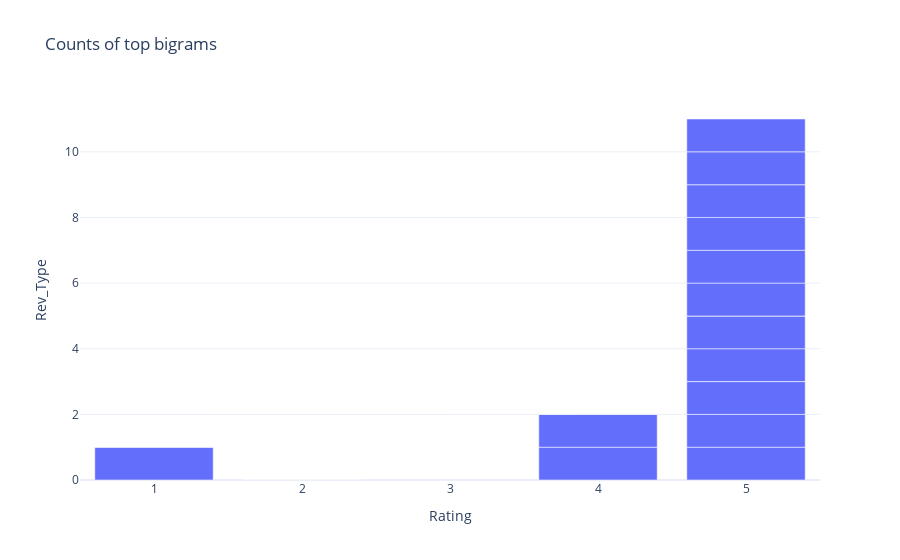

Notebook cell for this chart:
### Code cell
fig = px.bar(data[:20], x='Rating', y='Rev_Type', title='Counts of top bigrams', template='plotly_white', labels={'ngram': 'Bigram', 'count': 'Count'})
fig.show()

### Figure 1 — Plotly figure (JSON) as saved in the notebook; plotly's stock layout.template omitted (floating-point values rounded to 4 significant figures)
{"data": [{"alignmentgroup": "True", "hovertemplate": "Rating=%{x}<br>Rev_Type=%{y}<extra></extra>", "legendgroup": "", "marker": {"color": "#636efa", "pattern": {"shape": ""}}, "name": "", "offsetgroup": "", "orientation": "v", "showlegend": false, "textposition": "auto", "type": "bar", "x": [5, 4, 5, 1, 2, 5, 4, 5, 1, 5, 5, 5, 5, 5, 5, 4, 5, 5, 5, 5], "xaxis": "x", "y": [1, 1, 1, 1, 0, 1, 1, 0, 0, 1, 1, 0, 1, 1, 1, 0, 1, 0, 1, 1], "yaxis": "y"}], "layout": {"barmode": "relative", "legend": {"tracegroupgap": 0}, "title": {"text": "Counts of top bigrams"}, "xaxis": {"anchor": "y", "domain": [0, 1], "title": {"text": "Rating"}}, "yaxis": {"anchor": "x", "domain": [0, 1], "title": {"text": "Rev_Type"}}}}
